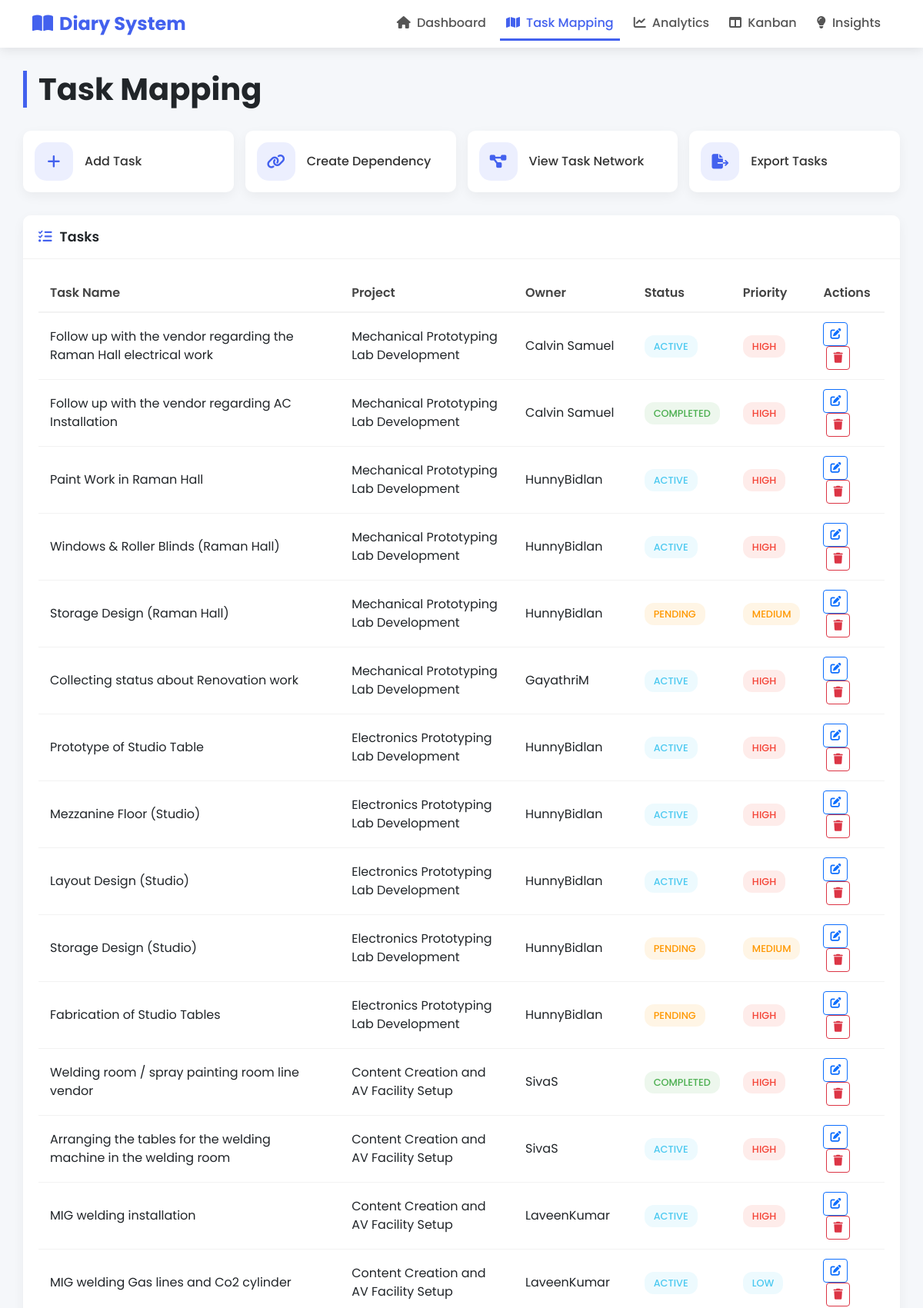
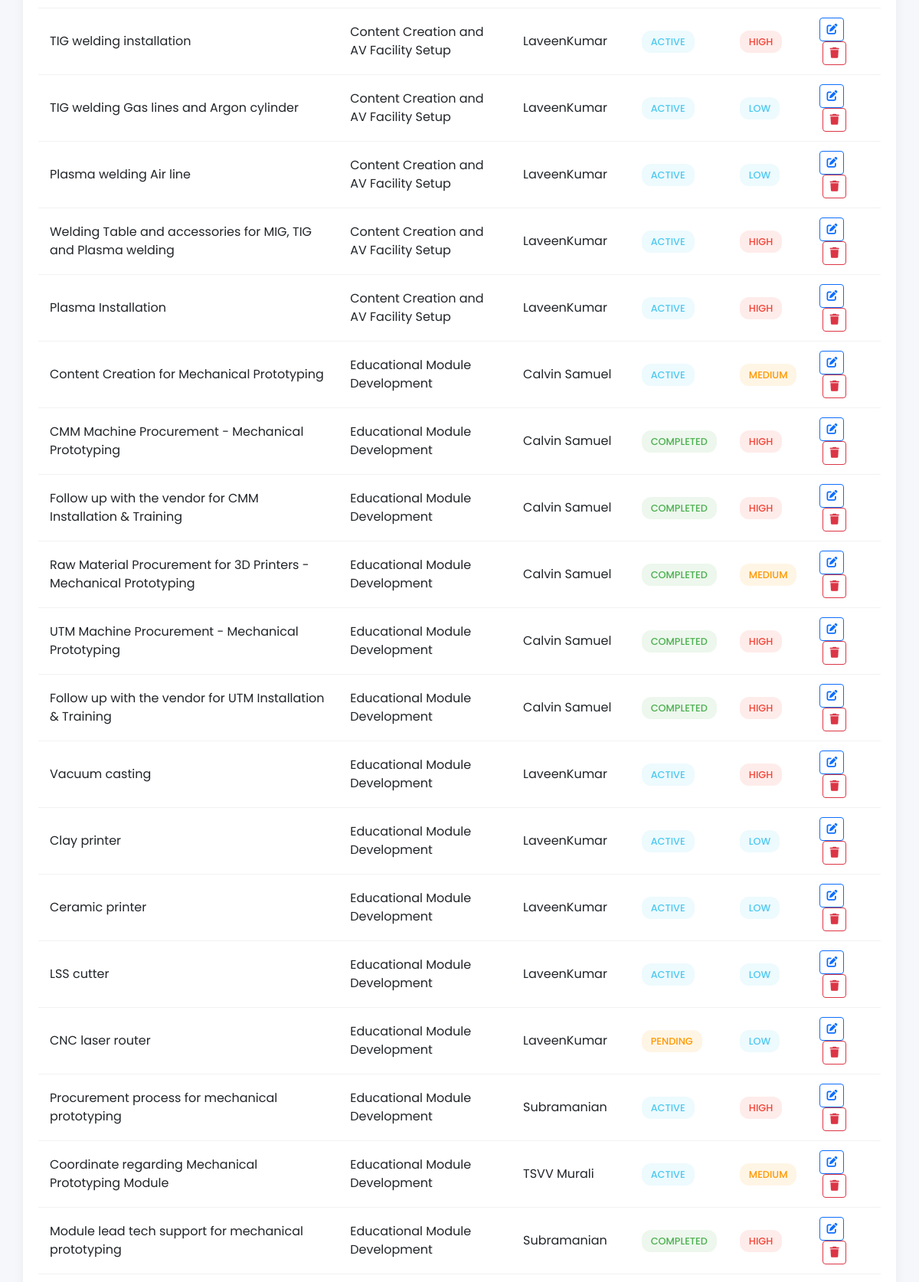
The app's page /task_mapping.php (upper part) with its own data (2 pictures, top to bottom).
### tables this page shows
CREATE TABLE `projecttasks` (
  `TaskID` int(11) NOT NULL,
  `ProjectID` int(11) NOT NULL,
  `TaskName` varchar(100) NOT NULL,
  `Description` varchar(500) DEFAULT NULL,
  `OwnerID` int(11) NOT NULL,
  `Status` enum('Pending','Active','Completed') DEFAULT 'Pending',
  `Priority` enum('Low','Medium','High') DEFAULT 'Medium',
  `StartDate` date DEFAULT NULL,
  `EndDate` date DEFAULT NULL,
  `CreatedAt` datetime DEFAULT current_timestamp(),
  `UpdatedAt` datetime DEFAULT current_timestamp() ON UPDATE current_timestamp(),
  `PeopleDependencies` varchar(255) DEFAULT NULL
);

CREATE TABLE `projects` (
  `ProjectID` int(11) NOT NULL,
  `ProjectName` varchar(100) NOT NULL,
  `Description` text DEFAULT NULL,
  `CreatedAt` datetime DEFAULT current_timestamp()
);

CREATE TABLE `users` (
  `UserID` int(11) NOT NULL,
  `Username` varchar(50) NOT NULL,
  `Email` varchar(100) NOT NULL,
  `Role` varchar(50) DEFAULT 'Team Member'
);

### task_mapping.php (the view, shortened to what this page needs)
<?php include 'config.php'; ?>
<!DOCTYPE html>
<html lang="en">
<head>
    <link href="https://cdn.jsdelivr.net/npm/bootstrap@5.3.0/dist/css/bootstrap.min.css" rel="stylesheet">
    <link rel="stylesheet" href="https://cdnjs.cloudflare.com/ajax/libs/font-awesome/6.4.0/css/all.min.css">
</head>
<body>
    <nav class="navbar navbar-expand-lg navbar-light">
        <div class="container">
            <a class="navbar-brand" href="index.php">
                <i class="fas fa-book-open me-2"></i>Diary System
            </a>
            <div class="collapse navbar-collapse" id="navbarNav">
                <ul class="navbar-nav ms-auto">
                    <li class="nav-item"><a class="nav-link" href="index.php"><i class="fas fa-home me-1"></i> Dashboard</a></li>
                    <li class="nav-item"><a class="nav-link active" href="task_mapping.php"><i class="fas fa-map me-1"></i> Task Mapping</a></li>
                    <li class="nav-item"><a class="nav-link" href="analytics.php"><i class="fas fa-chart-line me-1"></i> Analytics</a></li>
                    <li class="nav-item"><a class="nav-link" href="kanban.php"><i class="fas fa-columns me-1"></i> Kanban</a></li>
                    <li class="nav-item">
                        <a class="nav-link" href="insights.php">
                            <i class="fas fa-lightbulb me-1"></i> Insights
                        </a>
                    </li>
                </ul>
            </div>
        </div>
    </nav>
    <div class="container page-container">
        <h1 class="page-title">Task Mapping</h1>
        <div class="quick-actions">
            <div class="action-card" data-bs-toggle="modal" data-bs-target="#addTaskModal">
                <div class="action-icon"><i class="fas fa-plus"></i></div>
                <div class="action-text">Add Task</div>
            </div>
            <div class="action-card" data-bs-toggle="modal" data-bs-target="#addDependencyModal">
                <div class="action-icon"><i class="fas fa-link"></i></div>
                <div class="action-text">Create Dependency</div>
            </div>
            <div class="action-card" data-bs-toggle="modal" data-bs-target="#taskNetworkModal">
                <div class="action-icon"><i class="fas fa-project-diagram"></i></div>
                <div class="action-text">View Task Network</div>
            </div>
            <div class="action-card" onclick="window.location.href='export_tasks.php'">
                <div class="action-icon"><i class="fas fa-file-export"></i></div>
                <div class="action-text">Export Tasks</div>
            </div>
        </div>
        <div class="row">
            <div class="col-12 mb-4">
                <div class="card">
                    <div class="card-header"><i class="fas fa-tasks"></i> Tasks</div>
                    <div class="card-body">
                        <div class="table-responsive">
                            <table class="table">
                                <thead>
                                    <tr><th>Task Name</th><th>Project</th><th>Owner</th><th>Status</th><th>Priority</th><th>Actions</th></tr>
                                </thead>
                                <tbody>
                                    <?php
                                    $stmt = $pdo->query("SELECT pt.TaskID, pt.TaskName, p.ProjectName, u.Username, pt.Status, pt.Priority
                                                        FROM ProjectTasks pt
                                                        JOIN Projects p ON pt.ProjectID = p.ProjectID
                                                        JOIN Users u ON pt.OwnerID = u.UserID");
                                    while ($row = $stmt->fetch()) {
                                        $statusClass = 'status-' . strtolower($row['Status']);
                                        $priorityClass = 'priority-' . strtolower($row['Priority']);
                                        echo "<tr>
                                                <td>{$row['TaskName']}</td>
                                                <td>{$row['ProjectName']}</td>
                                                <td>{$row['Username']}</td>
                                                <td><span class='status-badge {$statusClass}'>{$row['Status']}</span></td>
                                                <td><span class='status-badge {$priorityClass}'>{$row['Priority']}</span></td>
                                                <td>
                                                    <button class='btn btn-sm btn-outline-primary edit-task' data-id='{$row['TaskID']}' data-bs-toggle='modal' data-bs-target='#editTaskModal'><i class='fas fa-edit'></i></button>
                                                    <button class='btn btn-sm btn-outline-danger delete-task ms-1' data-id='{$row['TaskID']}'><i class='fas fa-trash'></i></button>
                                                </td>
                                              </tr>";
                                    }
                                    ?>
                                </tbody>
                            </table>
                        </div>
                    </div>
                </div>
            </div>
                </div>
            </div>
</body>
</html>

### task_mapping.php (style rules this page uses)
:root { --primary-color: #4361ee; --secondary-color: #3f37c9; --accent-color: #4cc9f0; --light-color: #f8f9fa; --dark-color: #212529; --success-color: #4CAF50; --warning-color: #ff9800; --danger-color: #f44336; }
body { font-family: 'Poppins', sans-serif; background-color: #f5f7fa; color: #333; }
.navbar { background-color: white !important; box-shadow: 0 2px 15px rgba(0,0,0,0.1); }
.navbar-brand { font-weight: 700; color: var(--primary-color) !important; font-size: 1.5rem; }
.nav-link { font-weight: 500; color: #555 !important; margin: 0 5px; transition: all 0.3s ease; }
.nav-link.active { color: var(--primary-color) !important; border-bottom: 3px solid var(--primary-color); }
.page-container { padding: 30px 0; }
.page-title { font-weight: 700; color: var(--dark-color); margin-bottom: 30px; border-left: 5px solid var(--primary-color); padding-left: 15px; }
.card { border-radius: 10px; border: none; box-shadow: 0 5px 15px rgba(0,0,0,0.05); transition: transform 0.3s ease; margin-bottom: 25px; overflow: hidden; }
.card-header { background-color: white; border-bottom: 1px solid rgba(0,0,0,0.05); font-weight: 600; font-size: 1.1rem; padding: 15px 20px; display: flex; align-items: center; }
.card-header i { margin-right: 10px; color: var(--primary-color); }
.card-body { padding: 20px; }
.table { width: 100%; margin-bottom: 0; }
.table thead th { font-weight: 600; color: #444; border-bottom: 2px solid rgba(0,0,0,0.05); padding: 12px 15px; }
.table tbody tr { transition: all 0.2s ease; }
.table tbody td { padding: 12px 15px; vertical-align: middle; border-bottom: 1px solid rgba(0,0,0,0.05); }
.status-badge { padding: 5px 12px; border-radius: 12px; font-size: 0.8rem; font-weight: 500; text-transform: uppercase; display: inline-block; }
.status-active { background-color: rgba(76, 201, 240, 0.1); color: var(--accent-color); }
.status-completed { background-color: rgba(76, 175, 80, 0.1); color: var(--success-color); }
.status-pending { background-color: rgba(255, 152, 0, 0.1); color: var(--warning-color); }
.priority-high { background-color: rgba(244, 67, 54, 0.1); color: var(--danger-color); }
.priority-medium { background-color: rgba(255, 152, 0, 0.1); color: var(--warning-color); }
.priority-low { background-color: rgba(76, 201, 240, 0.1); color: var(--accent-color); }
.quick-actions { display: flex; gap: 15px; margin-bottom: 30px; }
.action-card { background-color: white; border-radius: 10px; padding: 15px; flex: 1; box-shadow: 0 5px 15px rgba(0,0,0,0.05); display: flex; align-items: center; cursor: pointer; transition: all 0.3s ease; }
.action-icon { background-color: rgba(67, 97, 238, 0.1); width: 50px; height: 50px; border-radius: 15px; display: flex; justify-content: center; align-items: center; margin-right: 15px; }
.action-icon i { color: var(--primary-color); font-size: 1.2rem; }
.action-text { font-weight: 500; }

### records on screen
projecttasks: TaskName "Follow up with the vendor regarding the Raman Hall electrical work", ProjectID.ProjectName "Mechanical Prototyping Lab Development", OwnerID.Username "Calvin Samuel", Status "ACTIVE", Priority "HIGH"
projecttasks: TaskName "Follow up with the vendor regarding AC Installation", ProjectID.ProjectName "Mechanical Prototyping Lab Development", OwnerID.Username "Calvin Samuel", Status "COMPLETED", Priority "HIGH"
projecttasks: TaskName "Paint Work in Raman Hall", ProjectID.ProjectName "Mechanical Prototyping Lab Development", OwnerID.Username "HunnyBidlan", Status "ACTIVE", Priority "HIGH"
projecttasks: TaskName "Windows & Roller Blinds (Raman Hall)", ProjectID.ProjectName "Mechanical Prototyping Lab Development", OwnerID.Username "HunnyBidlan", Status "ACTIVE", Priority "HIGH"
projecttasks: TaskName "Storage Design (Raman Hall)", ProjectID.ProjectName "Mechanical Prototyping Lab Development", OwnerID.Username "HunnyBidlan", Status "PENDING", Priority "MEDIUM"
projecttasks: TaskName "Collecting status about Renovation work", ProjectID.ProjectName "Mechanical Prototyping Lab Development", OwnerID.Username "GayathriM", Status "ACTIVE", Priority "HIGH"
projecttasks: TaskName "Prototype of Studio Table", ProjectID.ProjectName "Electronics Prototyping Lab Development", OwnerID.Username "HunnyBidlan", Status "ACTIVE", Priority "HIGH"
projecttasks: TaskName "Mezzanine Floor (Studio)", ProjectID.ProjectName "Electronics Prototyping Lab Development", OwnerID.Username "HunnyBidlan", Status "ACTIVE", Priority "HIGH"
projecttasks: TaskName "Layout Design (Studio)", ProjectID.ProjectName "Electronics Prototyping Lab Development", OwnerID.Username "HunnyBidlan", Status "ACTIVE", Priority "HIGH"
projecttasks: TaskName "Storage Design (Studio)", ProjectID.ProjectName "Electronics Prototyping Lab Development", OwnerID.Username "HunnyBidlan", Status "PENDING", Priority "MEDIUM"
projecttasks: TaskName "Fabrication of Studio Tables", ProjectID.ProjectName "Electronics Prototyping Lab Development", OwnerID.Username "HunnyBidlan", Status "PENDING", Priority "HIGH"
projecttasks: TaskName "Welding room / spray painting room line vendor", ProjectID.ProjectName "Content Creation and AV Facility Setup", OwnerID.Username "SivaS", Status "COMPLETED", Priority "HIGH"
projecttasks: TaskName "Arranging the tables for the welding machine in the welding room", ProjectID.ProjectName "Content Creation and AV Facility Setup", OwnerID.Username "SivaS", Status "ACTIVE", Priority "HIGH"
projecttasks: TaskName "MIG welding installation", ProjectID.ProjectName "Content Creation and AV Facility Setup", OwnerID.Username "LaveenKumar", Status "ACTIVE", Priority "HIGH"
projecttasks: TaskName "MIG welding Gas lines and Co2 cylinder", ProjectID.ProjectName "Content Creation and AV Facility Setup", OwnerID.Username "LaveenKumar", Status "ACTIVE", Priority "LOW"
projecttasks: TaskName "TIG welding installation", ProjectID.ProjectName "Content Creation and AV Facility Setup", OwnerID.Username "LaveenKumar", Status "ACTIVE", Priority "HIGH"
projecttasks: TaskName "TIG welding Gas lines and Argon cylinder", ProjectID.ProjectName "Content Creation and AV Facility Setup", OwnerID.Username "LaveenKumar", Status "ACTIVE", Priority "LOW"
projecttasks: TaskName "Plasma welding Air line", ProjectID.ProjectName "Content Creation and AV Facility Setup", OwnerID.Username "LaveenKumar", Status "ACTIVE", Priority "LOW"
projecttasks: TaskName "Welding Table and accessories for MIG, TIG and Plasma welding", ProjectID.ProjectName "Content Creation and AV Facility Setup", OwnerID.Username "LaveenKumar", Status "ACTIVE", Priority "HIGH"
projecttasks: TaskName "Plasma Installation", ProjectID.ProjectName "Content Creation and AV Facility Setup", OwnerID.Username "LaveenKumar", Status "ACTIVE", Priority "HIGH"
projecttasks: TaskName "Content Creation for Mechanical Prototyping", ProjectID.ProjectName "Educational Module Development", OwnerID.Username "Calvin Samuel", Status "ACTIVE", Priority "MEDIUM"
projecttasks: TaskName "CMM Machine Procurement - Mechanical Prototyping", ProjectID.ProjectName "Educational Module Development", OwnerID.Username "Calvin Samuel", Status "COMPLETED", Priority "HIGH"
projecttasks: TaskName "Follow up with the vendor for CMM Installation & Training", ProjectID.ProjectName "Educational Module Development", OwnerID.Username "Calvin Samuel", Status "COMPLETED", Priority "HIGH"
projecttasks: TaskName "Raw Material Procurement for 3D Printers - Mechanical Prototyping", ProjectID.ProjectName "Educational Module Development", OwnerID.Username "Calvin Samuel", Status "COMPLETED", Priority "MEDIUM"
projecttasks: TaskName "UTM Machine Procurement - Mechanical Prototyping", ProjectID.ProjectName "Educational Module Development", OwnerID.Username "Calvin Samuel", Status "COMPLETED", Priority "HIGH"
projecttasks: TaskName "Follow up with the vendor for UTM Installation & Training", ProjectID.ProjectName "Educational Module Development", OwnerID.Username "Calvin Samuel", Status "COMPLETED", Priority "HIGH"
projecttasks: TaskName "Vacuum casting", ProjectID.ProjectName "Educational Module Development", OwnerID.Username "LaveenKumar", Status "ACTIVE", Priority "HIGH"
projecttasks: TaskName "Clay printer", ProjectID.ProjectName "Educational Module Development", OwnerID.Username "LaveenKumar", Status "ACTIVE", Priority "LOW"
projecttasks: TaskName "Ceramic printer", ProjectID.ProjectName "Educational Module Development", OwnerID.Username "LaveenKumar", Status "ACTIVE", Priority "LOW"
projecttasks: TaskName "LSS cutter", ProjectID.ProjectName "Educational Module Development", OwnerID.Username "LaveenKumar", Status "ACTIVE", Priority "LOW"
projecttasks: TaskName "CNC laser router", ProjectID.ProjectName "Educational Module Development", OwnerID.Username "LaveenKumar", Status "PENDING", Priority "LOW"
projecttasks: TaskName "Procurement process for mechanical prototyping", ProjectID.ProjectName "Educational Module Development", OwnerID.Username "Subramanian", Status "ACTIVE", Priority "HIGH"
projecttasks: TaskName "Coordinate regarding Mechanical Prototyping Module", ProjectID.ProjectName "Educational Module Development", OwnerID.Username "TSVV Murali", Status "ACTIVE", Priority "MEDIUM"
projecttasks: TaskName "Module lead tech support for mechanical prototyping", ProjectID.ProjectName "Educational Module Development", OwnerID.Username "Subramanian", Status "COMPLETED", Priority "HIGH"
